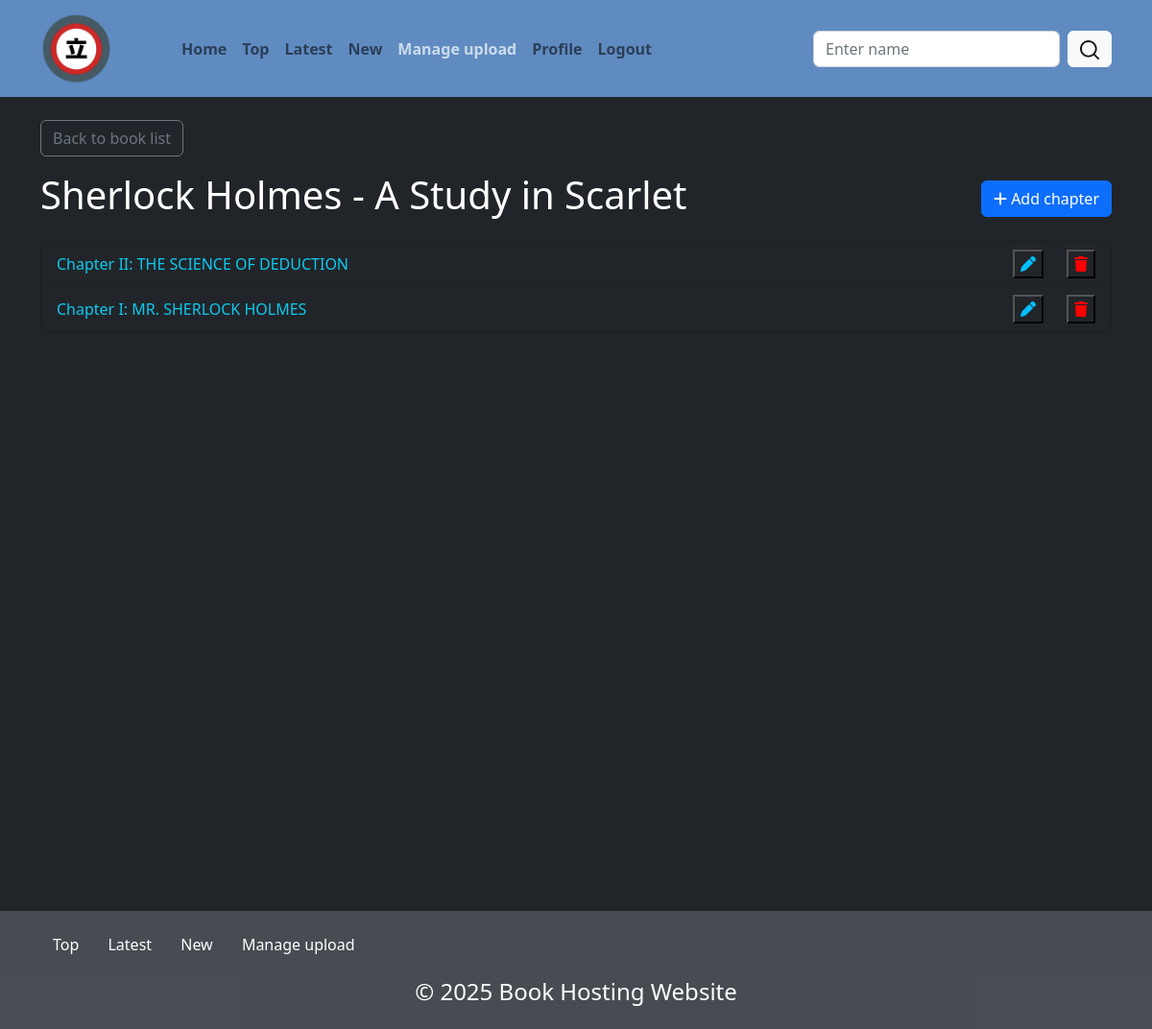
Screenshot of /php/bookChapterList.php?book_id=12 (signed in) with the database file from the repository.
### tables this page shows
CREATE TABLE `books` (
  `id` int(11) NOT NULL AUTO_INCREMENT,
  `title` varchar(255) NOT NULL,
  `description` text DEFAULT NULL,
  `author_id` int(11) DEFAULT NULL,
  `illustrator_id` int(11) DEFAULT NULL,
  `uploader_id` int(11) DEFAULT NULL,
  `day_uploaded` datetime NOT NULL DEFAULT current_timestamp(),
  `view_count` int(11) DEFAULT 0,
  `updated_at` datetime NOT NULL DEFAULT current_timestamp(),
  `cover` varchar(255) DEFAULT NULL,
  PRIMARY KEY (`id`),
  KEY `author_id` (`author_id`),
  KEY `illustrator_id` (`illustrator_id`),
  KEY `uploader_id` (`uploader_id`),
  CONSTRAINT `books_ibfk_1` FOREIGN KEY (`author_id`) REFERENCES `authors` (`id`) ON DELETE CASCADE,
  CONSTRAINT `books_ibfk_2` FOREIGN KEY (`illustrator_id`) REFERENCES `illustrators` (`id`) ON DELETE CASCADE,
  CONSTRAINT `books_ibfk_3` FOREIGN KEY (`uploader_id`) REFERENCES `users` (`id`) ON DELETE CASCADE
);

CREATE TABLE `chapters` (
  `id` int(11) NOT NULL AUTO_INCREMENT,
  `book_id` int(11) NOT NULL,
  `chapter_number` int(11) NOT NULL,
  `title` varchar(255) DEFAULT NULL,
  `content` text DEFAULT NULL,
  `day_uploaded` datetime NOT NULL DEFAULT current_timestamp(),
  PRIMARY KEY (`id`),
  UNIQUE KEY `chapter_number` (`chapter_number`,`book_id`),
  KEY `book_id` (`book_id`),
  CONSTRAINT `chapters_ibfk_1` FOREIGN KEY (`book_id`) REFERENCES `books` (`id`) ON DELETE CASCADE
);

### php/bookChapterList.php (the view, shortened to what this page needs)
<?php
include 'db.php';
$book_id = $_GET['book_id'];
$stmt = $pdo->prepare("SELECT * FROM books WHERE id = ? AND uploader_id = ?");
$stmt->execute([$book_id, $_SESSION['user_id']]);
$book = $stmt->fetch(PDO::FETCH_ASSOC);
$stmt = $pdo->prepare("SELECT * FROM chapters WHERE book_id = ? ORDER BY id DESC");
$stmt->execute([$book_id]);
$chapters = $stmt->fetchAll(PDO::FETCH_ASSOC);
?>
<!DOCTYPE html>
<html lang="en">
<head>
    <link
        href="https://cdn.jsdelivr.net/npm/bootstrap@5.2.3/dist/css/bootstrap.min.css"
        rel="stylesheet" />
    <link
        rel="stylesheet"
        href="https://cdnjs.cloudflare.com/ajax/libs/font-awesome/6.5.1/css/all.min.css" />
    <link rel="stylesheet" href="https://cdn.ckeditor.com/ckeditor5/45.1.0/ckeditor5.css" />
    <link rel="stylesheet" href="../css/style.css" />
    <link rel="stylesheet" href="../css/ckeditor.css" />
</head>
<body class="bg-dark">
    <header style="background-color: #608BC1;">
        <nav class="navbar navbar-expand-lg align-items-center">
            <div class="container d-flex">
                <div class="navbar-brand d-flex align-items-center">
                    <a href="index.php">
                        <img id="logo" src="../img/tachi.png" alt="Tachi Logo" class="rounded" />
                    </a>
                </div>
                <div class="collapse navbar-collapse" id="navbarTogglerDemo03">
                    <ul class="navbar-nav me-auto my-2 fw-bold ps-5">
                        <li class="nav-item">
                            <a class="nav-link" href="index.php">Home</a>
                        </li>
                        <li class="nav-item">
                            <a class="nav-link" href="search.php?sort=desc-views">Top</a>
                        </li>
                        <li class="nav-item">
                            <a class="nav-link" href="search.php?sort=desc-updated">Latest</a>
                        </li>
                        <li class="nav-item">
                            <a class="nav-link" href="search.php?sort=desc-created">New</a>
                        </li>
                        <?php if (isset($_SESSION['user_id'])) : ?>
                            <li class="nav-item">
                                <a class="text-current nav-link active" href="books.php">Manage upload</a>
                            </li>
                            <li class="nav-item">
                                <a class="nav-link" href="profile.php">Profile</a>
                            </li>
                            <li class="nav-item">
                                <a class="nav-link" href="logout.php">Logout</a>
                            </li>
                        <?php else : ?>
                            <a class="nav-link" href="login.php?redirect=<?= urlencode($_SERVER['REQUEST_URI']) ?>">Login</a>
                        <?php endif; ?>
                    </ul>
                    <form class="d-flex" role="search">
                        <input
                            class="form-control me-2"
                            type="search"
                            placeholder="Enter name"
                            aria-label="Search" />
                        <button class="btn btn-light" type="submit">
                            <img src="../img/icon-search.png" alt="" style="height: 20px" />
                        </button>
                    </form>
                </div>
            </div>
        </nav>
    </header>
    <main class="container mb-5 text-white">
        <div class="min-vh-100 py-4">
            <a class="btn btn-outline-secondary mb-3" href="books.php">Back to book list</a>
            <div class="d-flex justify-content-between align-items-center">
                <h1><?= htmlspecialchars($book['title']) ?></h1>
                <button
                    type="button"
                    class="btn btn-primary"
                    data-bs-toggle="modal"
                    data-bs-target="#addChapterModal">
                    <i class="fa-solid fa-plus"></i> Add chapter
                </button>
            </div>
            <div class="list-group mt-3">
                <?php foreach ($chapters as $chapter): ?>
                    <div class="list-group-item d-flex justify-content-between align-items-center bg-transparent text-white">
                        <a href="read.php?book_id=<?= $book['id'] ?>&chapter_id=<?= $chapter['id'] ?>" class="list-group-item-action link-info bg-transparent">
                            <?= htmlspecialchars($chapter['title']) ?>
                        </a>
                        <div class="ms-3 d-flex gap-2">
                            <button class="ms-3 bg-transparent open-edit"
                                data-id="<?= $chapter['id'] ?>"
                                data-title="<?= htmlspecialchars($chapter['title'], ENT_QUOTES) ?>"
                                data-content="<?= htmlspecialchars($chapter['content'], ENT_QUOTES) ?>">
                                <i class="fa-solid fa-pen" style="color: #00bfff"></i>
                            </button>
                            <button class="ms-3 bg-transparent" onclick="deleteChapter('<?= $chapter['id'] ?>')">
                                <i class="fa-solid fa-trash" style="color: #ff0000"></i>
                            </button>
                        </div>
                    </div>
                <?php endforeach; ?>
            </div>
        </div>
    </main>
    <footer class="text-bg-secondary bg-opacity-50 text-center bottom-0 py-3">
        <div class="container">
            <div class="text-start mb-3">
                <a class="btn text-white" href="search.php?sort=desc-views">Top</a>
                <a class="btn text-white" href="search.php?sort=desc-updated">Latest</a>
                <a class="btn text-white" href="search.php?sort=desc-created">New</a>
                <?php if (isset($_SESSION['user_id'])) : ?>
                    <a class="btn text-white" href="books.php">Manage upload</a>
                <?php endif; ?>
            </div>
            <h4>© 2025 Book Hosting Website</h4>
        </div>
    </footer>
</body>
</html>

### css/style.css (style rules this page uses)
a { text-decoration: none; }
#logo { max-width: 75px; }
.text-current { color: #CBDCEB !important; }

### css/ckeditor.css (style rules this page uses)
:root { --ck-color-base-background: hsl(0, 0%, 0%); --ck-border-radius: 4px; --ck-font-size-base: 14px; --ck-custom-background: hsl(0, 0%, 1%); --ck-custom-foreground: hsl(255, 3%, 18%); --ck-custom-border: hsl(300, 1%, 22%); --ck-custom-white: hsl(0, 0%, 100%); --ck-color-base-foreground: var(--ck-custom-background); --ck-color-focus-border: hsl(208, 90%, 62%); --ck-color-text: hsl(0, 0%, 100%); --ck-color-shadow-drop: hsla(0, 0%, 0%, 0.2); --ck-color-shadow-inner: hsla(0, 0%, 0%, 0.1); --ck-color-button-default-background: var(--ck-custom-background); --ck-color-button-default-hover-background: hsl(270, 1%, 22%); --ck-color-button-default-active-background: hsl(270, 2%, 20%); --ck-color-button-default-active-shadow: hsl(270, 2%, 23%); --ck-color-button-default-disabled-background: var(--ck-custom-background); --ck-color-button-on-background: var(--ck-custom-foreground); --ck-color-button-on-hover-background: hsl(255, 4%, 16%); --ck-color-button-on-active-background: hsl(255, 4%, 14%); --ck-color-button-on-active-shadow: hsl(240, 3%, 19%); --ck-color-button-on-disabled-background: var(--ck-custom-foreground); --ck-color-button-action-background: hsl(168, 76%, 42%); --ck-color-button-action-hover-background: hsl(168, 76%, 38%); --ck-color-button-action-active-background: hsl(168, 76%, 36%); --ck-color-button-action-active-shadow: hsl(168, 75%, 34%); --ck-color-button-action-disabled-background: hsl(168, 76%, 42%); --ck-color-button-action-text: var(--ck-custom-white); --ck-color-button-save: hsl(120, 100%, 46%); --ck-color-button-cancel: hsl(15, 100%, 56%); --ck-color-dropdown-panel-background: var(--ck-custom-background); --ck-color-dropdown-panel-border: var(--ck-custom-foreground); --ck-color-dialog-background: var(--ck-custom-background); --ck-color-dialog-form-header-border: var(--ck-custom-border); --ck-color-split-button-hover-background: var(--ck-color-button-default-hover-background); --ck-color-split-button-hover-border: var(--ck-custom-foreground); --ck-color-input-background: var(--ck-custom-background); --ck-color-input-border: hsl(257, 3%, 43%); --ck-color-input-text: hsl(0, 0%, 98%); --ck-color-input-disabled-background: hsl(255, 4%, 21%); --ck-color-input-disabled-border: hsl(250, 3%, 38%); --ck-color-input-disabled-text: hsl(0, 0%, 78%); --ck-color-labeled-field-label-background: var(--ck-custom-background); --ck-color-list-background: var(--ck-custom-background); --ck-color-list-button-hover-background: var(--ck-color-base-foreground); --ck-color-list-button-on-background: var(--ck-color-base-active); --ck-color-list-button-on-background-focus: var(--ck-color-base-active-focus); --ck-color-list-button-on-text: var(--ck-color-base-background); --ck-color-panel-background: var(--ck-custom-background); --ck-color-panel-border: var(--ck-custom-border); --ck-color-toolbar-background: var(--ck-custom-background); --ck-color-toolbar-border: var(--ck-custom-border); --ck-color-tooltip-background: hsl(252, 7%, 14%); --ck-color-tooltip-text: hsl(0, 0%, 93%); --ck-color-image-caption-background: hsl(0, 0%, 97%); --ck-color-image-caption-text: hsl(0, 0%, 20%); --ck-color-widget-blurred-border: hsl(0, 0%, 87%); --ck-color-widget-hover-border: hsl(43, 100%, 68%); --ck-color-widget-editable-focus-background: var(--ck-custom-white); --ck-color-link-default: hsl(190, 100%, 75%); }

### rows the page displays
books: title "Sherlock Holmes - A Study in Scarlet"
chapters: title "Chapter II: THE SCIENCE OF DEDUCTION"
chapters: title "Chapter I: MR. SHERLOCK HOLMES"
